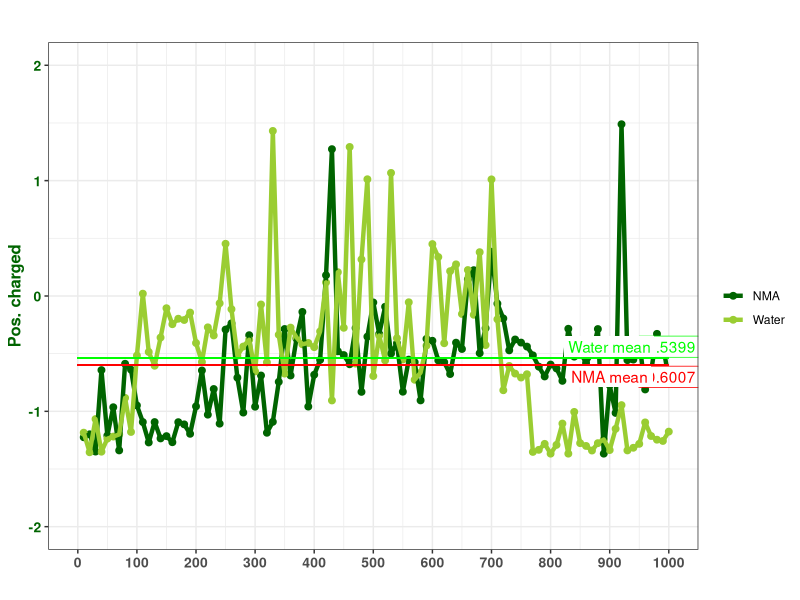
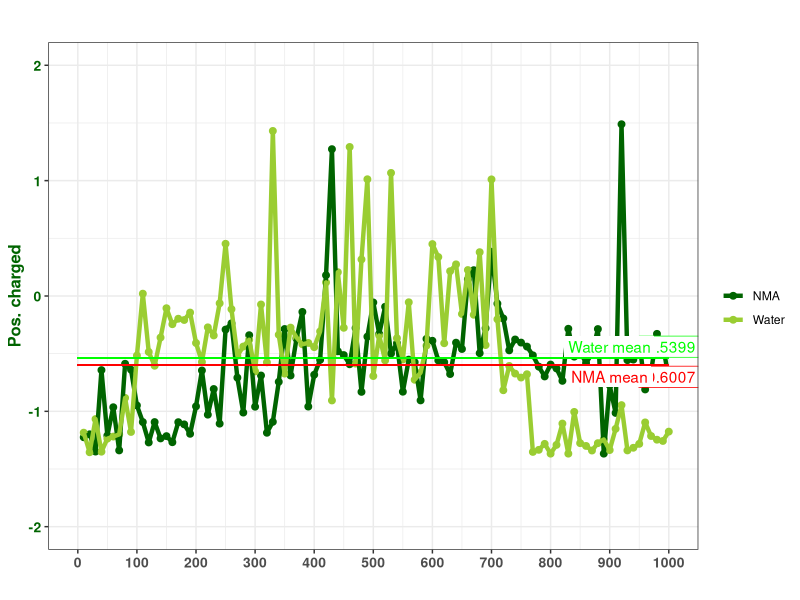

These charts were generated, in order, by the following R code:
# R作图
library(ggplot2)
#options(repr.plot.width=20, repr.plot.height=6)

# Druggability(LR)
# Import data
rmsf<-read.table("./triad-nma.csv")
rmsf2<-read.table("./triad-water.csv")
name<-c("NMA")
name2<-c("Water")
namemean1<-c("NMA mean")
namemean2<-c("Water mean")

# Define x and y
x<-seq(1,length(rmsf[,8]))
y<-cbind(rmsf[,8])

x2<-seq(1,length(rmsf2[,8]))
y2<-cbind(rmsf2[,8])

# Draw Lines
ggplot()+
geom_point(data=rmsf,aes(x,y,color="darkgreen"),    size=2.0)  + 
geom_point(data=rmsf2,aes(x2,y2,color="yellowgreen"), size=2.0)  + 
geom_line(data=rmsf,aes(x,y,color="darkgreen"),    size=1.5)  + 
geom_line(data=rmsf2,aes(x2,y2,color="yellowgreen"), size=1.5)  + 

# mean line
geom_segment(data =rmsf,aes(x=0,xend =100,y=mean(y),yend=mean(y)), color="red")+
geom_segment(data =rmsf2,aes(x=0,xend =100,y=mean(y2),yend=mean(y2)), color="green")+
geom_label(color="red",aes(x=100, y=mean(y)-0.1,label=signif(mean(y), digits = 4), fontface="plain", family="sans")) +
geom_label(color="green",aes(x=100, y=mean(y2)+0.1, label=signif(mean(y2), digits = 4), fontface="plain", family="sans")) +
geom_label(label.size=0,aes(x=90, y=mean(y)-0.1,label=namemean1, fontface="plain", family="sans"), color="red") +
geom_label(label.size=0,aes(x=90, y=mean(y2)+0.1, label=namemean2, fontface="plain", family="sans"), color="green") +

# labs title
labs(title="",x="",y="Pos. charged") +

# legend
scale_color_manual(name="",values=c("darkgreen","yellowgreen"),label=c(name,name2)) +

#scale
scale_y_continuous(limits=c(-2,2),breaks=seq(-2,2,1),label=seq(-2,2,1))  +
scale_x_continuous(limits=c(0,100),breaks=seq(0,100,10),label=seq(0,1000,100)) +
theme_bw() +

# theme
theme(
plot.title=element_text(hjust=0.5,size=20),
axis.title.x=element_text(size=12,face="bold"),
axis.title.y=element_text(size=12,face="bold",color="darkgreen"),
axis.text.x=element_text(size=10,face="bold"),
axis.text.y=element_text(size=10,face="bold",color="darkgreen")
) 


# Save png
ggsave("./Pos.charged.png",width=18,height=6,dpi=300)

# check whether the unwanted file exists and remove it
file.exists("Rplots.pdf")
file.remove("Rplots.pdf")
